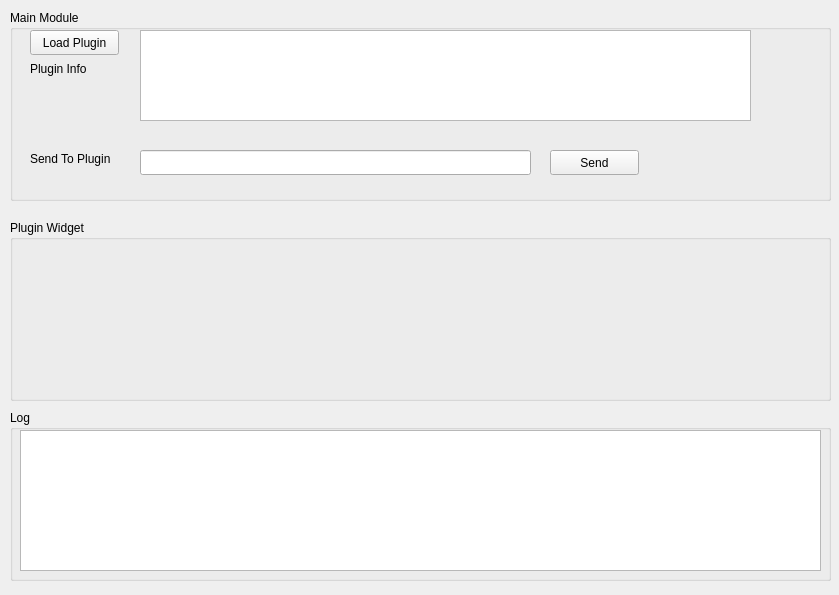
<?xml version="1.0" encoding="UTF-8"?>
<ui version="4.0">
 <class>MainWidget</class>
 <widget class="QWidget" name="MainWidget">
  <property name="geometry">
   <rect>
    <x>0</x>
    <y>0</y>
    <width>839</width>
    <height>595</height>
   </rect>
  </property>
  <property name="windowTitle">
   <string>Form</string>
  </property>
  <widget class="QGroupBox" name="groupPlugin">
   <property name="geometry">
    <rect>
     <x>10</x>
     <y>220</y>
     <width>821</width>
     <height>181</height>
    </rect>
   </property>
   <property name="title">
    <string>Plugin Widget</string>
   </property>
   <layout class="QGridLayout" name="gridLayout_2">
    <item row="0" column="0">
     <layout class="QGridLayout" name="gridPluginPnl"/>
    </item>
   </layout>
  </widget>
  <widget class="QGroupBox" name="groupBox">
   <property name="geometry">
    <rect>
     <x>10</x>
     <y>10</y>
     <width>821</width>
     <height>191</height>
    </rect>
   </property>
   <property name="title">
    <string>Main Module</string>
   </property>
   <widget class="QPushButton" name="btnSend">
    <property name="geometry">
     <rect>
      <x>540</x>
      <y>140</y>
      <width>89</width>
      <height>25</height>
     </rect>
    </property>
    <property name="text">
     <string>Send</string>
    </property>
   </widget>
   <widget class="QTextEdit" name="txtPluginInfo">
    <property name="geometry">
     <rect>
      <x>130</x>
      <y>20</y>
      <width>611</width>
      <height>91</height>
     </rect>
    </property>
   </widget>
   <widget class="QPushButton" name="btnLoadPlugin">
    <property name="geometry">
     <rect>
      <x>20</x>
      <y>20</y>
      <width>89</width>
      <height>25</height>
     </rect>
    </property>
    <property name="text">
     <string>Load Plugin</string>
    </property>
   </widget>
   <widget class="QLineEdit" name="txtSendToPlugin">
    <property name="geometry">
     <rect>
      <x>130</x>
      <y>140</y>
      <width>391</width>
      <height>25</height>
     </rect>
    </property>
   </widget>
   <widget class="QLabel" name="label">
    <property name="geometry">
     <rect>
      <x>20</x>
      <y>140</y>
      <width>101</width>
      <height>17</height>
     </rect>
    </property>
    <property name="text">
     <string>Send To Plugin</string>
    </property>
   </widget>
   <widget class="QLabel" name="label_2">
    <property name="geometry">
     <rect>
      <x>20</x>
      <y>50</y>
      <width>101</width>
      <height>17</height>
     </rect>
    </property>
    <property name="text">
     <string>Plugin Info</string>
    </property>
   </widget>
  </widget>
  <widget class="QGroupBox" name="groupBox_2">
   <property name="geometry">
    <rect>
     <x>10</x>
     <y>410</y>
     <width>821</width>
     <height>171</height>
    </rect>
   </property>
   <property name="title">
    <string>Log</string>
   </property>
   <widget class="QPlainTextEdit" name="txtLog">
    <property name="geometry">
     <rect>
      <x>10</x>
      <y>20</y>
      <width>801</width>
      <height>141</height>
     </rect>
    </property>
   </widget>
  </widget>
 </widget>
 <resources/>
 <connections/>
</ui>
